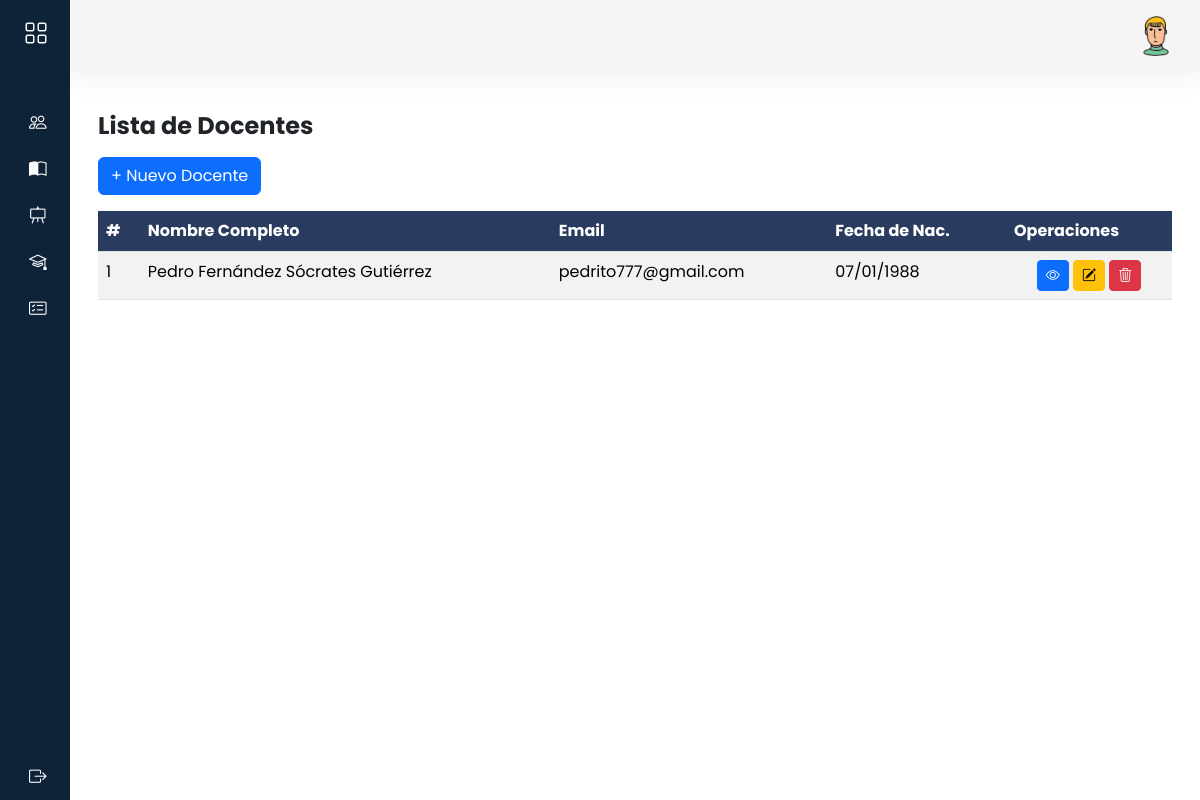
The page /admi/docentes/ on the database as committed earlier.
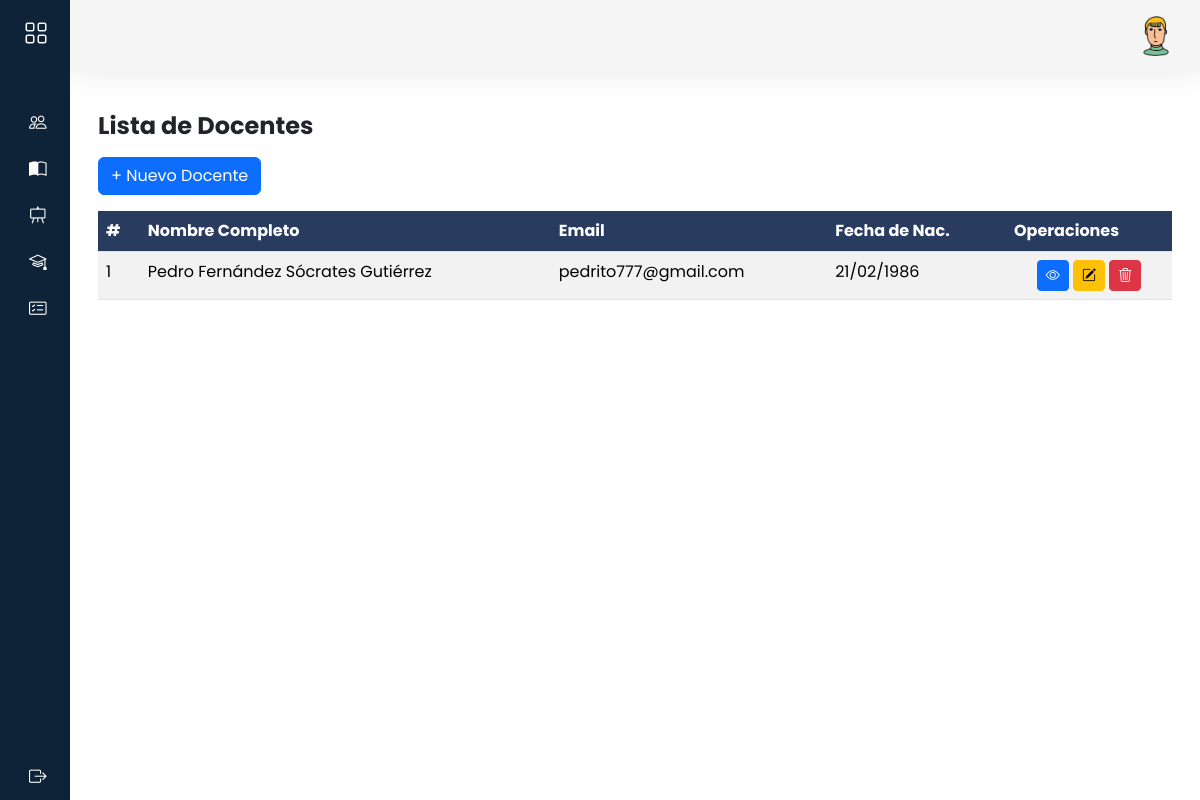
The same page on the database as committed later.
### models/docente_model.py (models this page shows, shortened)
class Docente(db.Model):
    __tablename__='docentes'
    id = db.Column(db.Integer, primary_key=True)
    fecha_nac = db.Column(db.DateTime,nullable=False)
    genero = db.Column(db.String(10),nullable=False)
    telefono = db.Column(db.String(20),nullable=False)
    ci = db.Column(db.String(20),nullable=False)
    especialidad = db.Column(db.String(100),nullable=False)
    usuario_id = db.Column(db.Integer, db.ForeignKey('usuarios.id'),nullable=False)
    usuario = db.relationship('Usuario', back_populates='docentes')
    cursos = db.relationship('Curso', back_populates='docente')
    @staticmethod
    def get_all():
        return Docente.query.all()

### models/usuario_model.py (models this page shows, shortened)
class Usuario(db.Model, UserMixin):
    __tablename__='usuarios'
    id = db.Column(db.Integer,primary_key=True)
    nombre = db.Column(db.String(80),nullable=False)
    apellido = db.Column(db.String(100))
    email = db.Column(db.String(120), unique=True)
    username = db.Column(db.String(20),nullable=False)
    password = db.Column(db.String,nullable=False)
    activo = db.Column(db.Boolean, default=True,nullable=False)
    rol_id = db.Column(db.Integer, db.ForeignKey('rol.id'), nullable=False)
    rol = db.relationship('Rol', back_populates='usuarios')
    docentes = db.relationship('Docente', back_populates='usuario')
    estudiantes = db.relationship('Estudiante', back_populates='usuario')

### controllers/admi/docente_controller.py (the view)
@docente_bp.route("/")
def index():
    docentes = Docente.get_all()
    rol_docente = Rol.query.filter_by(nombre='Docente').first()
    usuarios = Usuario.query.filter_by(rol_id=rol_docente.id, activo=True).all() if rol_docente else []
    return docente_view.list(docentes, usuarios)

### views/admi/docente_view.py (called while the page is built)
def list(docentes,usuarios):
    return render_template('admi/docentes/index.html',docentes= docentes,usuarios=usuarios)

### templates/admi/docentes/index.html (shortened to what this page needs)
{% extends 'admi/base.html' %}
{% block content %}
<h3 class="fw-bold fs-4 my-3">Lista de Docentes
</h3>
<div class="mb-3">
    <a data-bs-toggle="modal" data-bs-target="#modalNuevoDocente" class="btn btn-primary">
        + Nuevo Docente
    </a>
</div>
<div class="row">
    <div class="col-12">
        <div class="table-responsive">
            <table id="mi-tabla" class="table table-striped  display nowrap" style="width:100%">
                <thead>
                    <tr class="highlight">
                        <th>#</th>
                        <th>Nombre Completo</th>
                        <th>Email</th>
                        <th>Fecha de Nac. </th>
                        <th>Operaciones</th>
                    </tr>
                </thead>
                <tbody>
                    {%for item in docentes%}
                    <tr>
                        <td>{{item.id}}</td>
                        <td>{{item.usuario.nombre}} {{ item.usuario.apellido }}</td>
                        <td>{{item.usuario.email}}</td>
                        <td>{{item.fecha_nac.strftime('%d/%m/%Y')}}</td>
                        <td class="text-center">
                            <a data-bs-toggle="modal" data-bs-target="#modalVistaDocente{{ item.id }}"
                                class="btn btn-primary btn-sm"><i class=" bi bi-eye"></i></a>
                            <a data-bs-toggle="modal" data-bs-target="#modalEditarDocente{{ item.id }}"
                                class="btn btn-warning btn-sm"><i class="bi bi-pencil-square"></i></a>
                            <a class="btn btn-danger btn-sm" data-bs-toggle="modal"
                                data-bs-target="#modalConfirmarEliminar"
                                data-url="{{ url_for('docente.delete', id=item.id) }}">
                                <i class="bi bi-trash3"></i>
                            </a>
                        </td>
                    </tr>
                    {%endfor%}
                </tbody>
            </table>
        </div>
    </div>
</div>
{% endblock %}

Rows that differ between the two databases and show on the page:
changed Docente "Pedro Fernández": fecha_nac "07/01/1988" → "21/02/1986"
